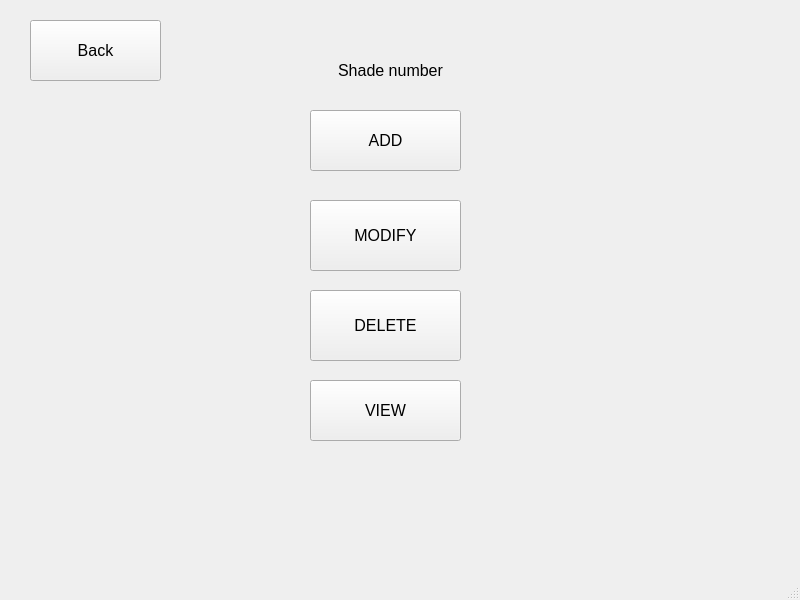
<?xml version="1.0" encoding="UTF-8"?>
<ui version="4.0">
 <class>MainWindow</class>
 <widget class="QMainWindow" name="MainWindow">
  <property name="geometry">
   <rect>
    <x>0</x>
    <y>0</y>
    <width>800</width>
    <height>600</height>
   </rect>
  </property>
  <property name="windowTitle">
   <string>MainWindow</string>
  </property>
  <widget class="QWidget" name="centralwidget">
   <widget class="QPushButton" name="shade_add">
    <property name="geometry">
     <rect>
      <x>310</x>
      <y>110</y>
      <width>151</width>
      <height>61</height>
     </rect>
    </property>
    <property name="font">
     <font>
      <pointsize>12</pointsize>
     </font>
    </property>
    <property name="text">
     <string>ADD</string>
    </property>
   </widget>
   <widget class="QPushButton" name="shade_modify">
    <property name="geometry">
     <rect>
      <x>310</x>
      <y>200</y>
      <width>151</width>
      <height>71</height>
     </rect>
    </property>
    <property name="font">
     <font>
      <pointsize>12</pointsize>
     </font>
    </property>
    <property name="text">
     <string>MODIFY</string>
    </property>
   </widget>
   <widget class="QLabel" name="label">
    <property name="geometry">
     <rect>
      <x>290</x>
      <y>60</y>
      <width>201</width>
      <height>20</height>
     </rect>
    </property>
    <property name="font">
     <font>
      <pointsize>12</pointsize>
     </font>
    </property>
    <property name="text">
     <string>Shade number</string>
    </property>
    <property name="alignment">
     <set>Qt::AlignCenter</set>
    </property>
   </widget>
   <widget class="QPushButton" name="shade_delete">
    <property name="geometry">
     <rect>
      <x>310</x>
      <y>290</y>
      <width>151</width>
      <height>71</height>
     </rect>
    </property>
    <property name="font">
     <font>
      <pointsize>12</pointsize>
     </font>
    </property>
    <property name="text">
     <string>DELETE</string>
    </property>
   </widget>
   <widget class="QPushButton" name="back">
    <property name="geometry">
     <rect>
      <x>30</x>
      <y>20</y>
      <width>131</width>
      <height>61</height>
     </rect>
    </property>
    <property name="font">
     <font>
      <pointsize>12</pointsize>
     </font>
    </property>
    <property name="text">
     <string>Back</string>
    </property>
   </widget>
   <widget class="QPushButton" name="shade_view">
    <property name="geometry">
     <rect>
      <x>310</x>
      <y>380</y>
      <width>151</width>
      <height>61</height>
     </rect>
    </property>
    <property name="font">
     <font>
      <pointsize>12</pointsize>
     </font>
    </property>
    <property name="text">
     <string>VIEW</string>
    </property>
   </widget>
  </widget>
  <widget class="QMenuBar" name="menubar">
   <property name="geometry">
    <rect>
     <x>0</x>
     <y>0</y>
     <width>800</width>
     <height>26</height>
    </rect>
   </property>
  </widget>
  <widget class="QStatusBar" name="statusbar"/>
 </widget>
 <resources/>
 <connections/>
</ui>
